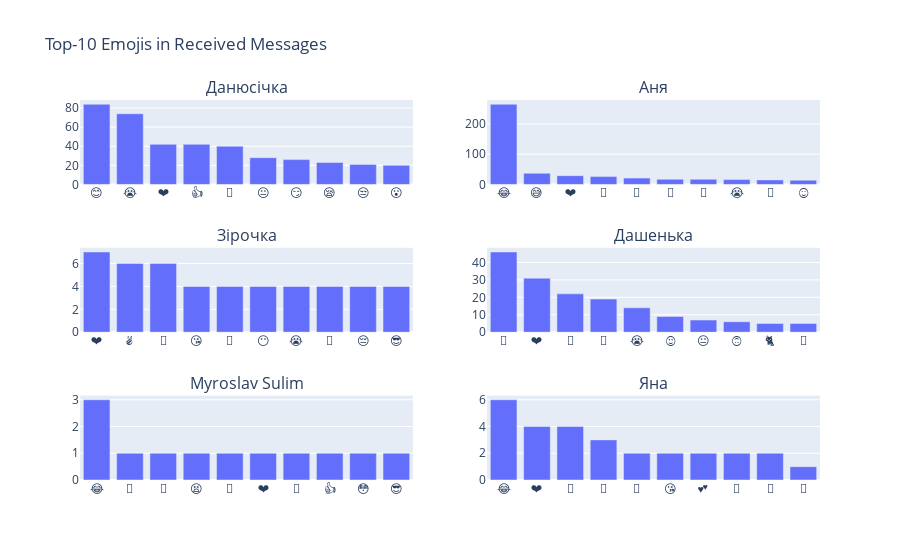

Notebook cell for this chart:
### Code cell
from plotly.subplots import make_subplots

def get_top_emojis_subplot(user_name, row, col):
    user_emoj = get_emojis_from_messages(get_df_of_received_messages(get_dialog_df(user_name)), top=10)
    fig = get_top_emojis(user_emoj, f'Top-10 emojis of {user_name}')
    
    return fig, row, col

# Create subplots
fig = make_subplots(rows=3, cols=2, subplot_titles=['Данюсічка', 'Аня', 'Зірочка', 'Дашенька', 'Myroslav Sulim', 'Яна'])

# Add plots to subplots
fig_1, row_1, col_1 = get_top_emojis_subplot('Данюсічка', 1, 1)
fig_2, row_2, col_2 = get_top_emojis_subplot('Аня', 1, 2)
fig_3, row_3, col_3 = get_top_emojis_subplot('Зірочка', 2, 1)
fig_4, row_4, col_4 = get_top_emojis_subplot('Дашенька', 2, 2)
fig_5, row_5, col_5 = get_top_emojis_subplot('Myroslav Sulim', 3, 1)
fig_6, row_6, col_6 = get_top_emojis_subplot('Яна', 3, 2)

# Update subplots
fig.update_layout(showlegend=False)  # Hide individual legends
fig.add_trace(fig_1.data[0], row=row_1, col=col_1)
fig.add_trace(fig_2.data[0], row=row_2, col=col_2)
fig.add_trace(fig_3.data[0], row=row_3, col=col_3)
fig.add_trace(fig_4.data[0], row=row_4, col=col_4)
fig.add_trace(fig_5.data[0], row=row_5, col=col_5)
fig.add_trace(fig_6.data[0], row=row_6, col=col_6)

# Update layout
fig.update_layout(title_text='Top-10 Emojis in Received Messages')
fig.show()

### Figure 1 — Plotly figure (JSON) as saved in the notebook; plotly's stock layout.template omitted (floating-point values rounded to 4 significant figures)
{"data": [{"alignmentgroup": "True", "hovertemplate": "emoji=%{x}<br>count=%{y}<extra></extra>", "legendgroup": "", "marker": {"color": "#636efa", "pattern": {"shape": ""}}, "name": "", "offsetgroup": "", "orientation": "v", "showlegend": false, "textposition": "auto", "x": ["😊", "😭", "❤️", "👍", "🥰", "😐", "😏", "😪", "😒", "😮"], "xaxis": "x", "y": [84, 74, 42, 42, 40, 28, 26, 23, 21, 20], "yaxis": "y", "type": "bar"}, {"alignmentgroup": "True", "hovertemplate": "emoji=%{x}<br>count=%{y}<extra></extra>", "legendgroup": "", "marker": {"color": "#636efa", "pattern": {"shape": ""}}, "name": "", "offsetgroup": "", "orientation": "v", "showlegend": false, "textposition": "auto", "x": ["😂", "😅", "❤️", "🥺", "🙂", "🥲", "🙏", "😭", "🥰", "☺️"], "xaxis": "x2", "y": [265, 37, 29, 26, 21, 17, 17, 16, 15, 14], "yaxis": "y2", "type": "bar"}, {"alignmentgroup": "True", "hovertemplate": "emoji=%{x}<br>count=%{y}<extra></extra>", "legendgroup": "", "marker": {"color": "#636efa", "pattern": {"shape": ""}}, "name": "", "offsetgroup": "", "orientation": "v", "showlegend": false, "textposition": "auto", "x": ["❤️", "✌", "🌸", "😘", "💓", "😶", "😭", "🙂", "😔", "😎"], "xaxis": "x3", "y": [7, 6, 6, 4, 4, 4, 4, 4, 4, 4], "yaxis": "y3", "type": "bar"}, {"alignmentgroup": "True", "hovertemplate": "emoji=%{x}<br>count=%{y}<extra></extra>", "legendgroup": "", "marker": {"color": "#636efa", "pattern": {"shape": ""}}, "name": "", "offsetgroup": "", "orientation": "v", "showlegend": false, "textposition": "auto", "x": ["🥺", "❤️", "🥲", "🥰", "😭", "😍", "😐", "🙃", "🐈", "🥴"], "xaxis": "x4", "y": [46, 31, 22, 19, 14, 9, 7, 6, 5, 5], "yaxis": "y4", "type": "bar"}, {"alignmentgroup": "True", "hovertemplate": "emoji=%{x}<br>count=%{y}<extra></extra>", "legendgroup": "", "marker": {"color": "#636efa", "pattern": {"shape": ""}}, "name": "", "offsetgroup": "", "orientation": "v", "showlegend": false, "textposition": "auto", "x": ["😂", "🙌", "🙏", "😫", "👋", "❤️", "🤣", "👍", "😳", "😎"], "xaxis": "x5", "y": [3, 1, 1, 1, 1, 1, 1, 1, 1, 1], "yaxis": "y5", "type": "bar"}, {"alignmentgroup": "True", "hovertemplate": "emoji=%{x}<br>count=%{y}<extra></extra>", "legendgroup": "", "marker": {"color": "#636efa", "pattern": {"shape": ""}}, "name": "", "offsetgroup": "", "orientation": "v", "showlegend": false, "textposition": "auto", "x": ["😂", "❤️", "🥺", "🐓", "🤡", "😘", "💕", "🥰", "🤤", "🫠"], "xaxis": "x6", "y": [6, 4, 4, 3, 2, 2, 2, 2, 2, 1], "yaxis": "y6", "type": "bar"}], "layout": {"xaxis": {"anchor": "y", "domain": [0.0, 0.45]}, "yaxis": {"anchor": "x", "domain": [0.7778, 1.0]}, "xaxis2": {"anchor": "y2", "domain": [0.55, 1.0]}, "yaxis2": {"anchor": "x2", "domain": [0.7778, 1.0]}, "xaxis3": {"anchor": "y3", "domain": [0.0, 0.45]}, "yaxis3": {"anchor": "x3", "domain": [0.3889, 0.6111]}, "xaxis4": {"anchor": "y4", "domain": [0.55, 1.0]}, "yaxis4": {"anchor": "x4", "domain": [0.3889, 0.6111]}, "xaxis5": {"anchor": "y5", "domain": [0.0, 0.45]}, "yaxis5": {"anchor": "x5", "domain": [0.0, 0.2222]}, "xaxis6": {"anchor": "y6", "domain": [0.55, 1.0]}, "yaxis6": {"anchor": "x6", "domain": [0.0, 0.2222]}, "annotations": [{"font": {"size": 16}, "showarrow": false, "text": "Данюсічка", "x": 0.225, "xanchor": "center", "xref": "paper", "y": 1.0, "yanchor": "bottom", "yref": "paper"}, {"font": {"size": 16}, "showarrow": false, "text": "Аня", "x": 0.775, "xanchor": "center", "xref": "paper", "y": 1.0, "yanchor": "bottom", "yref": "paper"}, {"font": {"size": 16}, "showarrow": false, "text": "Зірочка", "x": 0.225, "xanchor": "center", "xref": "paper", "y": 0.6111, "yanchor": "bottom", "yref": "paper"}, {"font": {"size": 16}, "showarrow": false, "text": "Дашенька", "x": 0.775, "xanchor": "center", "xref": "paper", "y": 0.6111, "yanchor": "bottom", "yref": "paper"}, {"font": {"size": 16}, "showarrow": false, "text": "Myroslav Sulim", "x": 0.225, "xanchor": "center", "xref": "paper", "y": 0.2222, "yanchor": "bottom", "yref": "paper"}, {"font": {"size": 16}, "showarrow": false, "text": "Яна", "x": 0.775, "xanchor": "center", "xref": "paper", "y": 0.2222, "yanchor": "bottom", "yref": "paper"}], "showlegend": false, "title": {"text": "Top-10 Emojis in Received Messages"}}}
